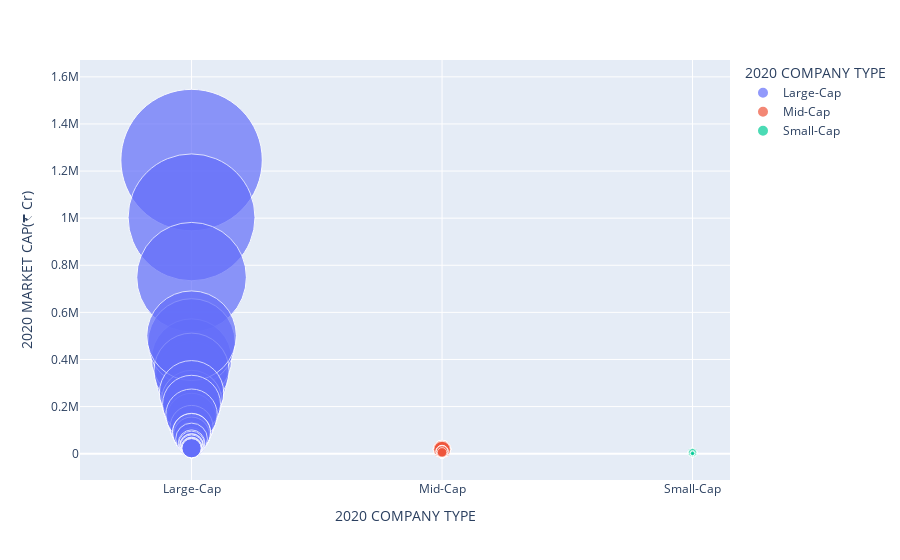

Here is the notebook cell this chart was saved with:
### Markdown cell above
<font size = "5" color = "Pink" face = "Times New Roman">**Companies by Market Capitalisation**</font>

### Code cell
import plotly.express as px
fig = px.scatter(reports["ET_REPORT_2020"],y = reports["ET_REPORT_2020"]["2020 MARKET CAP(₹ Cr)"], x = reports["ET_REPORT_2020"]["2020 COMPANY TYPE"],
hover_name = reports["ET_REPORT_2020"]["COMPANY NAME"],labels = reports["ET_REPORT_2020"]["COMPANY NAME"],color =reports["ET_REPORT_2020"]["2020 COMPANY TYPE"] ,size = reports["ET_REPORT_2020"]["2020 MARKET CAP(₹ Cr)"], size_max = 100)
fig.show()

### Figure 1 — Plotly figure (JSON) as saved in the notebook; plotly's stock layout.template omitted (floating-point values rounded to 4 significant figures; data arrays with more than 128 entries replaced by an {"elided": "..."} marker saying what was removed)
{"data": [{"hovertemplate": "<b>%{hovertext}</b><br><br>2020 COMPANY TYPE=%{x}<br>2020 MARKET CAP(₹ Cr)=%{marker.size}<extra></extra>", "hovertext": {"elided": "136 str values"}, "legendgroup": "Large-Cap", "marker": {"color": "#636efa", "size": {"elided": "136 int values"}, "sizemode": "area", "sizeref": 124.7, "symbol": "circle"}, "mode": "markers", "name": "Large-Cap", "orientation": "v", "showlegend": true, "type": "scatter", "x": {"elided": "136 str values"}, "xaxis": "x", "y": {"elided": "136 int values"}, "yaxis": "y"}, {"hovertemplate": "<b>%{hovertext}</b><br><br>2020 COMPANY TYPE=%{x}<br>2020 MARKET CAP(₹ Cr)=%{marker.size}<extra></extra>", "hovertext": ["Rajesh Exports Ltd.", "Canara Bank", "Union Bank of India", "Steel Authority of India (SAIL) Ltd.", "Redington (India) Ltd.", "Bank of India", "Indian Bank", "Tata Power Company Ltd.", "The New India Assurance Company Ltd.", "Max Financial Services Ltd.", "Adani Power Ltd.", "Central Bank of India", "Indian Overseas Bank", "LIC Housing Finance Ltd.", "Aditya Birla Capital Ltd.", "Oil India Ltd.", "EID Parry (India) Ltd.", "IDFC First Bank Ltd.", "UCO Bank", "Bharat Heavy Electricals Ltd.", "Apollo Tyres Ltd.", "Federal Bank Ltd.", "Exide Industries Ltd.", "Bank of Maharashtra", "L&T Finance Holdings Ltd.", "Cholamandalam Financial Holdings Ltd.", "Bombay Burmah Trading Corporation Ltd.", "Chambal Fertilisers & Chemicals Ltd.", "KEC International Ltd.", "NLC India Ltd.", "Mahindra & Mahindra Financial Services Ltd.", "Torrent Power Ltd.", "CESC Ltd.", "Gujarat State Petronet Ltd.", "Glenmark Pharmaceuticals Ltd.", "Quess Corp Ltd.", "Edelweiss Financial Services Ltd.", "Tata Chemicals Ltd.", "RBL Bank Ltd.", "Godrej Industries Ltd.", "BASF India Ltd.", "Indiabulls Housing Finance Ltd.", "SIS Ltd.", "National Aluminium Company Ltd.", "Prestige Estates Projects Ltd.", "Alok Industries Ltd.", "DCM Shriram Ltd.", "Aster DM Healthcare Ltd.", "APL Apollo Tubes Ltd.", "Zee Entertainment Enterprises Ltd.", "PNB Housing Finance Ltd.", "Welspun India Ltd.", "Housing and Urban Development Corporation Ltd.", "Amara Raja Batteries Ltd.", "JSW Energy Ltd.", "Escorts Ltd.", "Birla Corporation Ltd.", "GMR Infrastructure Ltd.", "JK Cement Ltd.", "Endurance Technologies Ltd.", "Supreme Industries Ltd.", "Dixon Technologies (India) Ltd.", "Minda Industries Ltd.", "Jubilant Pharmova Ltd.", "Manappuram Finance Ltd.", "Godrej Agrovet Ltd.", "Tube Investments of India Ltd.", "Shriram City Union Finance Ltd.", "Mahindra CIE Automotive Ltd.", "L&T Technology Services Ltd.", "Hatsun Agro Products Ltd.", "Alembic Pharmaceuticals Ltd.", "Aditya Birla Fashion and Retail Ltd.", "Sundaram Finance Ltd.", "Firstsource Solutions Ltd.", "Thermax Ltd.", "Sterlite Technologies Ltd.", "Crompton Greaves Consumer Electricals Ltd.", "City Union Bank Ltd.", "Laurus Labs Ltd.", "Cummins India Ltd.", "Coforge Ltd.", "Bajaj Electricals Ltd.", "Aarti Industries Ltd.", "Blue Star Ltd.", "Persistent Systems Ltd.", "Fortis Healthcare Ltd.", "Avanti Feeds Ltd.", "KRBL Ltd.", "Aegis Logistics Ltd.", "Atul Ltd.", "Sundram Fasteners Ltd.", "SJVN Ltd.", "Motilal Oswal Financial Services Ltd.", "Birlasoft Ltd.", "KPR Mill Ltd.", "Finolex Industries Ltd.", "Strides Pharma Science Ltd.", "Sun TV Network Ltd.", "Blue Dart Express Ltd.", "JM Financial Ltd.", "Astral Ltd.", "EPL Ltd.", "Amber Enterprises India Ltd.", "Castrol India Ltd.", "AIA Engineering Ltd.", "Sanofi India Ltd.", "Emami Ltd.", "Kajaria Ceramics Ltd.", "Galaxy Surfactants Ltd.", "V-Guard Industries Ltd.", "SKF India Ltd.", "Carborundum Universal Ltd.", "Narayana Hrudayalaya Ltd.", "Asahi India Glass Ltd.", "Akzo Nobel India Ltd.", "Mahanagar Gas Ltd.", "Bharat Dynamics Ltd."], "legendgroup": "Mid-Cap", "marker": {"color": "#EF553B", "size": [13368, 13579, 16151, 16512, 5008, 13657, 7094, 18346, 18009, 16680, 14390, 6856, 16024, 15969, 18497, 9839, 5301, 19030, 11826, 10111, 9411, 11407, 14320, 7460, 14237, 8480, 8793, 7391, 8729, 6920, 18100, 14902, 7720, 10977, 13637, 6305, 5410, 8549, 10989, 13142, 6511, 7767, 5691, 6693, 10548, 11432, 5409, 7679, 8094, 18214, 6324, 6684, 6572, 14303, 9982, 18305, 5448, 14928, 14630, 15111, 19134, 12000, 9648, 11210, 13782, 9759, 13992, 6305, 5583, 17695, 14092, 19226, 12075, 18074, 5173, 9604, 5895, 18938, 13146, 15204, 13494, 13963, 6060, 19135, 6725, 8825, 10358, 6744, 5993, 7559, 18595, 10096, 8879, 8538, 5093, 5398, 7375, 6112, 16884, 9387, 7386, 19734, 8095, 7543, 11617, 16727, 18861, 17233, 9556, 6483, 7411, 7540, 5966, 7273, 5685, 9234, 8758, 5604], "sizemode": "area", "sizeref": 124.7, "symbol": "circle"}, "mode": "markers", "name": "Mid-Cap", "orientation": "v", "showlegend": true, "type": "scatter", "x": ["Mid-Cap", "Mid-Cap", "Mid-Cap", "Mid-Cap", "Mid-Cap", "Mid-Cap", "Mid-Cap", "Mid-Cap", "Mid-Cap", "Mid-Cap", "Mid-Cap", "Mid-Cap", "Mid-Cap", "Mid-Cap", "Mid-Cap", "Mid-Cap", "Mid-Cap", "Mid-Cap", "Mid-Cap", "Mid-Cap", "Mid-Cap", "Mid-Cap", "Mid-Cap", "Mid-Cap", "Mid-Cap", "Mid-Cap", "Mid-Cap", "Mid-Cap", "Mid-Cap", "Mid-Cap", "Mid-Cap", "Mid-Cap", "Mid-Cap", "Mid-Cap", "Mid-Cap", "Mid-Cap", "Mid-Cap", "Mid-Cap", "Mid-Cap", "Mid-Cap", "Mid-Cap", "Mid-Cap", "Mid-Cap", "Mid-Cap", "Mid-Cap", "Mid-Cap", "Mid-Cap", "Mid-Cap", "Mid-Cap", "Mid-Cap", "Mid-Cap", "Mid-Cap", "Mid-Cap", "Mid-Cap", "Mid-Cap", "Mid-Cap", "Mid-Cap", "Mid-Cap", "Mid-Cap", "Mid-Cap", "Mid-Cap", "Mid-Cap", "Mid-Cap", "Mid-Cap", "Mid-Cap", "Mid-Cap", "Mid-Cap", "Mid-Cap", "Mid-Cap", "Mid-Cap", "Mid-Cap", "Mid-Cap", "Mid-Cap", "Mid-Cap", "Mid-Cap", "Mid-Cap", "Mid-Cap", "Mid-Cap", "Mid-Cap", "Mid-Cap", "Mid-Cap", "Mid-Cap", "Mid-Cap", "Mid-Cap", "Mid-Cap", "Mid-Cap", "Mid-Cap", "Mid-Cap", "Mid-Cap", "Mid-Cap", "Mid-Cap", "Mid-Cap", "Mid-Cap", "Mid-Cap", "Mid-Cap", "Mid-Cap", "Mid-Cap", "Mid-Cap", "Mid-Cap", "Mid-Cap", "Mid-Cap", "Mid-Cap", "Mid-Cap", "Mid-Cap", "Mid-Cap", "Mid-Cap", "Mid-Cap", "Mid-Cap", "Mid-Cap", "Mid-Cap", "Mid-Cap", "Mid-Cap", "Mid-Cap", "Mid-Cap", "Mid-Cap", "Mid-Cap", "Mid-Cap", "Mid-Cap"], "xaxis": "x", "y": [13368, 13579, 16151, 16512, 5008, 13657, 7094, 18346, 18009, 16680, 14390, 6856, 16024, 15969, 18497, 9839, 5301, 19030, 11826, 10111, 9411, 11407, 14320, 7460, 14237, 8480, 8793, 7391, 8729, 6920, 18100, 14902, 7720, 10977, 13637, 6305, 5410, 8549, 10989, 13142, 6511, 7767, 5691, 6693, 10548, 11432, 5409, 7679, 8094, 18214, 6324, 6684, 6572, 14303, 9982, 18305, 5448, 14928, 14630, 15111, 19134, 12000, 9648, 11210, 13782, 9759, 13992, 6305, 5583, 17695, 14092, 19226, 12075, 18074, 5173, 9604, 5895, 18938, 13146, 15204, 13494, 13963, 6060, 19135, 6725, 8825, 10358, 6744, 5993, 7559, 18595, 10096, 8879, 8538, 5093, 5398, 7375, 6112, 16884, 9387, 7386, 19734, 8095, 7543, 11617, 16727, 18861, 17233, 9556, 6483, 7411, 7540, 5966, 7273, 5685, 9234, 8758, 5604], "yaxis": "y"}, {"hovertemplate": "<b>%{hovertext}</b><br><br>2020 COMPANY TYPE=%{x}<br>2020 MARKET CAP(₹ Cr)=%{marker.size}<extra></extra>", "hovertext": {"elided": "146 str values"}, "legendgroup": "Small-Cap", "marker": {"color": "#00cc96", "size": {"elided": "146 int values"}, "sizemode": "area", "sizeref": 124.7, "symbol": "circle"}, "mode": "markers", "name": "Small-Cap", "orientation": "v", "showlegend": true, "type": "scatter", "x": {"elided": "146 str values"}, "xaxis": "x", "y": {"elided": "146 int values"}, "yaxis": "y"}], "layout": {"legend": {"itemsizing": "constant", "title": {"text": "2020 COMPANY TYPE"}, "tracegroupgap": 0}, "margin": {"t": 60}, "xaxis": {"anchor": "y", "categoryarray": ["Large-Cap", "Mid-Cap", "Small-Cap"], "categoryorder": "array", "domain": [0, 1], "title": {"text": "2020 COMPANY TYPE"}}, "yaxis": {"anchor": "x", "domain": [0, 1], "title": {"text": "2020 MARKET CAP(₹ Cr)"}}}}
